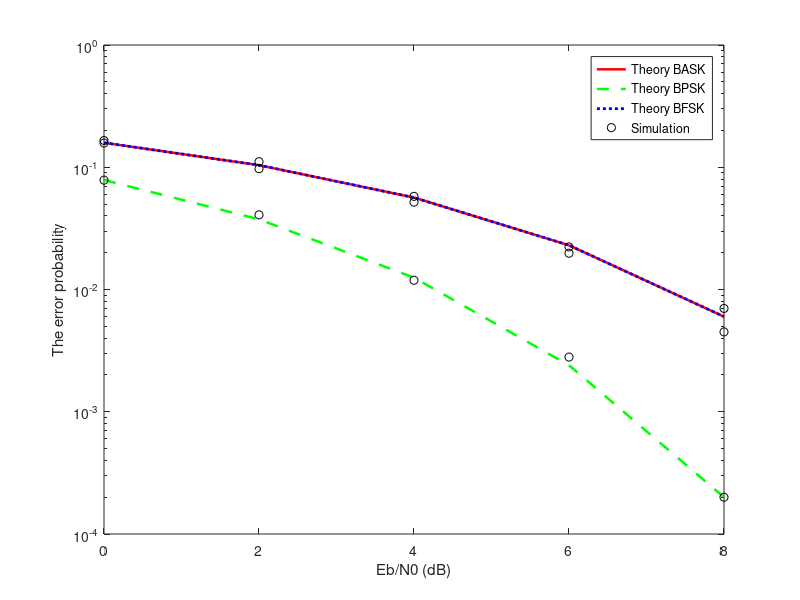

Reproduce this figure in MATLAB.
clc; clear; close all;
EbN0_dB = 0:2:8;
P_error_simul_BASK = [0.1578 0.0973 0.0578 0.0198 0.0045];
P_error_theo_BASK = [0.1587 0.1040 0.0565 0.0230 0.0060];
P_error_simul_BPSK = [0.0784 0.0408 0.0119 0.0028 0.0002];
P_error_theo_BPSK = [0.0786 0.0375 0.0125 0.0024 0.0002];
P_error_simul_BFSK = [0.1655 0.1110 0.0518 0.0223 0.0070];
P_error_theo_BFSK = [0.1587 0.1040 0.0565 0.0230 0.0060];
figure(1)
semilogy(EbN0_dB, P_error_theo_BASK, 'r-', 'linewidth', 1.8); 
hold on;
semilogy(EbN0_dB, P_error_theo_BPSK, 'g--', 'linewidth', 1.8);
semilogy(EbN0_dB, P_error_theo_BFSK, 'b:', 'linewidth', 2);
semilogy(EbN0_dB, P_error_simul_BASK, 'ko');
semilogy(EbN0_dB, P_error_simul_BPSK, 'ko');
semilogy(EbN0_dB, P_error_simul_BFSK, 'ko');
xlabel('Eb/N0 (dB)'); ylabel('The error probability');
legend('Theory BASK', 'Theory BPSK', 'Theory BFSK', 'Simulation')
